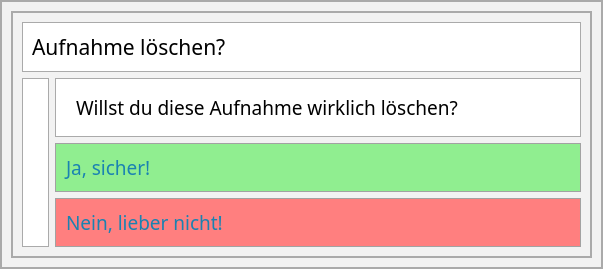
<?xml version="1.0" encoding="UTF-8"?>
<ui version="4.0">
 <class>Form</class>
 <widget class="QWidget" name="Form">
  <property name="geometry">
   <rect>
    <x>0</x>
    <y>0</y>
    <width>603</width>
    <height>254</height>
   </rect>
  </property>
  <property name="windowTitle">
   <string>Form</string>
  </property>
  <property name="styleSheet">
   <string notr="true">border: 2px solid #AAA;
background: #F2F2F2;</string>
  </property>
  <layout class="QGridLayout" name="gridLayout_3">
   <item row="0" column="0">
    <widget class="QFrame" name="frame_3">
     <property name="frameShape">
      <enum>QFrame::StyledPanel</enum>
     </property>
     <property name="frameShadow">
      <enum>QFrame::Raised</enum>
     </property>
     <layout class="QVBoxLayout" name="verticalLayout_2">
      <item>
       <widget class="QFrame" name="frame_2">
        <property name="maximumSize">
         <size>
          <width>16777215</width>
          <height>50</height>
         </size>
        </property>
        <property name="styleSheet">
         <string notr="true">border: 1px solid #AAA;
background: #FFF;</string>
        </property>
        <property name="frameShape">
         <enum>QFrame::StyledPanel</enum>
        </property>
        <property name="frameShadow">
         <enum>QFrame::Raised</enum>
        </property>
        <layout class="QGridLayout" name="gridLayout_2">
         <item row="0" column="0">
          <widget class="QLabel" name="label_3">
           <property name="font">
            <font>
             <family>voestalpine</family>
             <pointsize>16</pointsize>
            </font>
           </property>
           <property name="styleSheet">
            <string notr="true">background: transparent;
border: 0px;</string>
           </property>
           <property name="text">
            <string>Aufnahme löschen?</string>
           </property>
          </widget>
         </item>
        </layout>
       </widget>
      </item>
      <item>
       <layout class="QHBoxLayout" name="horizontalLayout">
        <item>
         <widget class="QFrame" name="frame">
          <property name="sizePolicy">
           <sizepolicy hsizetype="Fixed" vsizetype="Expanding">
            <horstretch>0</horstretch>
            <verstretch>0</verstretch>
           </sizepolicy>
          </property>
          <property name="styleSheet">
           <string notr="true">border: 1px solid #AAA;
background: #FFF;</string>
          </property>
          <property name="frameShape">
           <enum>QFrame::StyledPanel</enum>
          </property>
          <property name="frameShadow">
           <enum>QFrame::Raised</enum>
          </property>
          <layout class="QGridLayout" name="gridLayout">
           <item row="0" column="0">
            <widget class="QLabel" name="label">
             <property name="sizePolicy">
              <sizepolicy hsizetype="Fixed" vsizetype="Minimum">
               <horstretch>0</horstretch>
               <verstretch>0</verstretch>
              </sizepolicy>
             </property>
             <property name="styleSheet">
              <string notr="true">background: transparent;
border: 0px;</string>
             </property>
             <property name="text">
              <string/>
             </property>
             <property name="pixmap">
              <pixmap>../Images/PopUp-DeletePicture.png</pixmap>
             </property>
            </widget>
           </item>
          </layout>
         </widget>
        </item>
        <item>
         <layout class="QVBoxLayout" name="verticalLayout">
          <item>
           <widget class="QLabel" name="label_2">
            <property name="font">
             <font>
              <family>voestalpine</family>
              <pointsize>14</pointsize>
             </font>
            </property>
            <property name="styleSheet">
             <string notr="true">border: 1px solid #AAA;
background:  #FFF;
font-family: voestalpine;
font-size: 14pt;
padding: 15px;</string>
            </property>
            <property name="text">
             <string>Willst du diese Aufnahme wirklich löschen?</string>
            </property>
           </widget>
          </item>
          <item>
           <widget class="QPushButton" name="pushButton_Save">
            <property name="styleSheet">
             <string notr="true">QPushButton::hover {
background: #7badc1
} 
QPushButton { border: 1px solid#A2a2a2; background: #90ee90; color: #1a82b1;font-size:14pt; font-family: voestalpine; padding:10px 10px; text-align:left;}</string>
            </property>
            <property name="text">
             <string>Ja, sicher!</string>
            </property>
            <property name="icon">
             <iconset>
              <normaloff>../Images/Check.png</normaloff>../Images/Check.png</iconset>
            </property>
            <property name="iconSize">
             <size>
              <width>24</width>
              <height>24</height>
             </size>
            </property>
           </widget>
          </item>
          <item>
           <widget class="QPushButton" name="pushButton_Close">
            <property name="styleSheet">
             <string notr="true">QPushButton::hover {
background: #7badc1
} 
QPushButton { border: 1px solid#A2a2a2; background: #FF7F7F; color: #1a82b1;font-size:14pt; font-family: voestalpine; padding:10px 10px; text-align:left;}</string>
            </property>
            <property name="text">
             <string>Nein, lieber nicht!</string>
            </property>
            <property name="icon">
             <iconset>
              <normaloff>../Images/Cancel.png</normaloff>../Images/Cancel.png</iconset>
            </property>
            <property name="iconSize">
             <size>
              <width>24</width>
              <height>24</height>
             </size>
            </property>
           </widget>
          </item>
         </layout>
        </item>
       </layout>
      </item>
     </layout>
    </widget>
   </item>
  </layout>
 </widget>
 <resources/>
 <connections/>
</ui>
